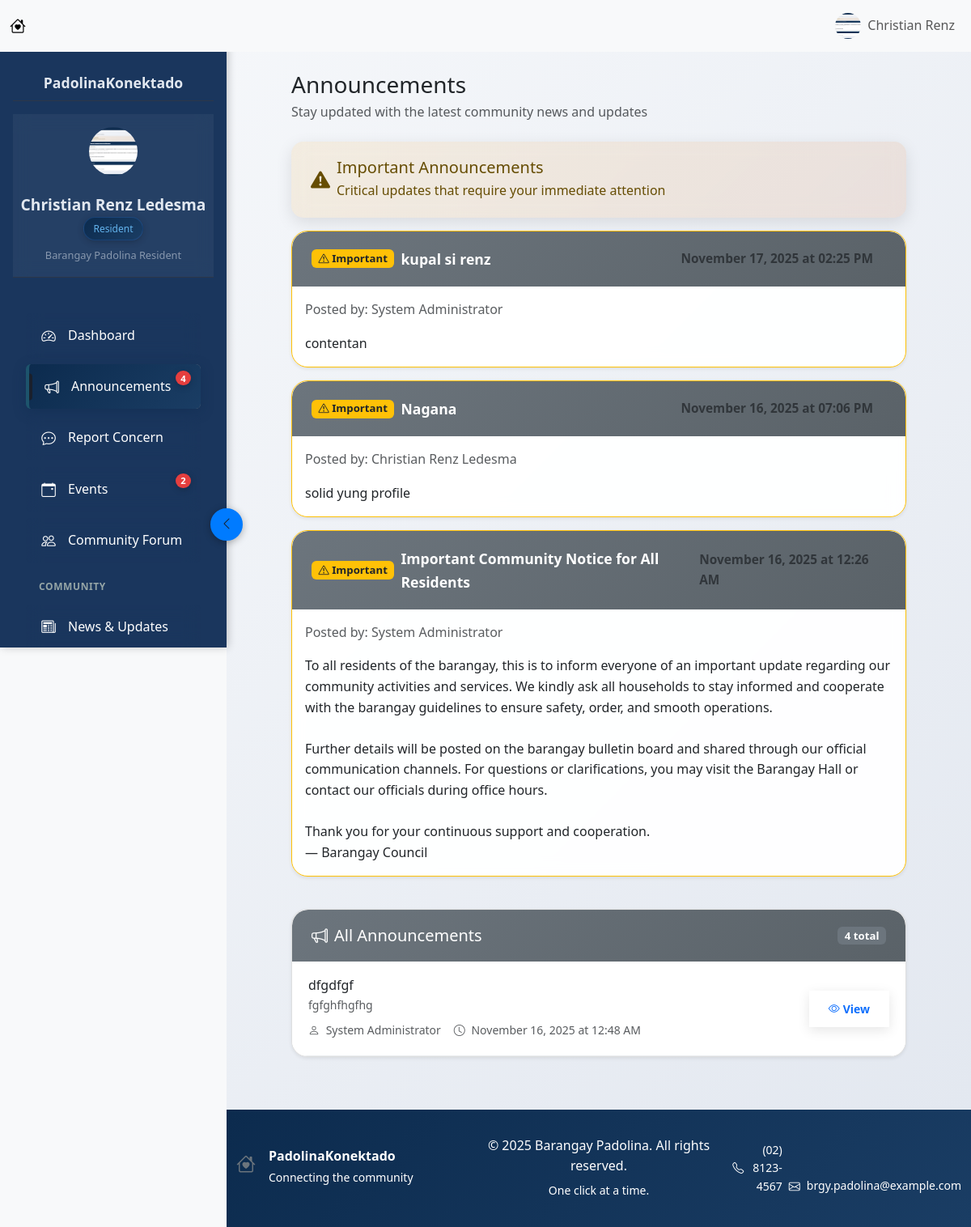
/announcements (signed in), run on the app's committed database.
### tables this page shows
CREATE TABLE users (
            id INTEGER PRIMARY KEY AUTOINCREMENT,
            username TEXT UNIQUE NOT NULL,
            email TEXT UNIQUE NOT NULL,
            password TEXT NOT NULL,
            first_name TEXT NOT NULL,
            last_name TEXT NOT NULL,
            user_type TEXT DEFAULT 'resident',
            address TEXT,
            phone TEXT,
            is_active BOOLEAN DEFAULT 1,
            created_at TIMESTAMP DEFAULT CURRENT_TIMESTAMP,
            updated_at TIMESTAMP DEFAULT CURRENT_TIMESTAMP,
            last_login TIMESTAMP
        , profile_picture TEXT);

CREATE TABLE announcements (
            id INTEGER PRIMARY KEY AUTOINCREMENT,
            title TEXT NOT NULL,
            content TEXT NOT NULL,
            author_id INTEGER,
            is_published BOOLEAN DEFAULT 1,
            is_important BOOLEAN DEFAULT 0,
            created_at TIMESTAMP DEFAULT CURRENT_TIMESTAMP,
            FOREIGN KEY (author_id) REFERENCES users (id)
        );

### app.py (the view)
@app.route('/announcements')
def announcements():
    if 'user_id' not in session:
        return redirect(url_for('login'))
    try:
        conn = get_db_connection()
        cursor = conn.cursor()
        cursor.execute("""
            SELECT a.*, u.first_name, u.last_name
            FROM announcements a
            LEFT JOIN users u ON a.author_id = u.id
            WHERE a.is_published = 1
            ORDER BY a.is_important DESC, a.created_at DESC
        """)
        announcements = cursor.fetchall()
    except Exception as e:
        print(f"Error: {e}")
        announcements = []
    finally:
        if 'conn' in locals():
            conn.close()
    return render_template('announcements.html', announcements=announcements)

### templates/announcements.html (shortened to what this page needs)
{% extends "base.html" %}
{% block content %}
<div class="container-fluid px-3 px-md-4 px-lg-5">
    <div class="d-flex flex-column flex-md-row justify-content-between align-items-start align-items-md-center mb-4 gap-3">
        <div class="flex-grow-1">
            <h1 class="h3 mb-1">Announcements</h1>
            <p class="text-muted mb-0">Stay updated with the latest community news and updates</p>
        </div>
    </div>
    {% if announcements %}
        {% set important_announcements = announcements|selectattr('is_important')|list %}
        {% if important_announcements %}
        <div class="row mb-4">
            <div class="col-12">
                <div class="alert alert-warning border-0 mb-3">
                    <div class="d-flex flex-column flex-md-row align-items-start align-items-md-center">
                        <i class="bi bi-exclamation-triangle-fill me-0 me-md-2 fs-4 mb-2 mb-md-0"></i>
                        <div class="text-center text-md-start">
                            <h5 class="alert-heading mb-1">Important Announcements</h5>
                            <p class="mb-0">Critical updates that require your immediate attention</p>
                        </div>
                    </div>
                </div>
                {% for announcement in important_announcements %}
                <div class="card border-warning mb-3">
                    <div class="card-header bg-warning bg-opacity-10 border-warning">
                        <div class="d-flex flex-column flex-md-row justify-content-between align-items-start align-items-md-center gap-2">
                            <div class="d-flex flex-column flex-md-row align-items-start align-items-md-center gap-2">
                                <span class="badge bg-warning text-dark">
                                    <i class="bi bi-exclamation-triangle"></i> Important
                                </span>
                                <strong class="text-break">{{ announcement.title }}</strong>
                            </div>
                            <div class="d-flex align-items-center ms-auto">
                                <small class="text-muted me-2 me-md-3">{{ announcement.created_at|format_datetime }}</small>
                            </div>
                        </div>
                    </div>
                    <div class="card-body">
                        <div class="d-flex flex-column flex-md-row justify-content-between align-items-start align-items-md-center mb-3">
                            <div class="mb-2 mb-md-0">
                                {% if announcement.first_name %}
                                <span class="text-muted">Posted by: {{ announcement.first_name }} {{ announcement.last_name }}</span>
                                {% else %}
                                <span class="text-muted">Posted by: System</span>
                                {% endif %}
                            </div>
                        </div>
                        <p class="card-text text-break">{{ announcement.content|replace('\n', '<br>')|safe }}</p>
                    </div>
                </div>
                {% endfor %}
            </div>
        </div>
        {% endif %}
        <div class="row">
            <div class="col-12">
                <div class="card">
                    <div class="card-header bg-light">
                        <div class="d-flex flex-column flex-md-row justify-content-between align-items-start align-items-md-center gap-2">
                            <h5 class="card-title mb-0">
                                <i class="bi bi-megaphone me-2"></i>All Announcements
                            </h5>
                            <span class="badge bg-primary">{{ announcements|length }} total</span>
                        </div>
                    </div>
                    <div class="card-body p-0">
                        <div class="list-group list-group-flush">
                            {% for announcement in announcements %}
                            {% if not announcement.is_important %}
                            <div class="list-group-item">
                                <div class="row align-items-center">
                                    <div class="col-12 col-md-8 mb-2 mb-md-0">
                                        <h6 class="mb-1 text-break">{{ announcement.title }}</h6>
                                        <p class="text-muted mb-2 small text-break">{{ announcement.content|truncate(150) }}</p>
                                        <div class="d-flex flex-column flex-sm-row align-items-start align-items-sm-center gap-1 gap-sm-3">
                                            <small class="text-muted">
                                                <i class="bi bi-person me-1"></i>
                                                {% if announcement.first_name %}
                                                {{ announcement.first_name }} {{ announcement.last_name }}
                                                {% else %}
                                                System
                                                {% endif %}
                                            </small>
                                            <small class="text-muted">
                                                <i class="bi bi-clock me-1"></i>
                                                {{ announcement.created_at|format_datetime }}
                                            </small>
                                        </div>
                                    </div>
                                    <div class="col-12 col-md-4 text-start text-md-end mt-2 mt-md-0">
                                        <div class="btn-group w-100 w-md-auto" role="group">
                                            <button class="btn btn-outline-primary btn-sm flex-grow-1 flex-md-grow-0" data-bs-toggle="modal"
                                                    data-bs-target="#viewModal{{ announcement.id }}">
                                                <i class="bi bi-eye me-1 d-none d-sm-inline"></i>View
                                            </button>
                                        </div>
                                    </div>
                                </div>
                            </div>
                            {% endif %}
                            {% endfor %}
                        </div>
                    </div>
                </div>
            </div>
        </div>
    {% endif %}
</div>
{% endblock %}

### templates/base.html (shortened to what this page needs)
<!DOCTYPE html>
<html lang="en">
<head>
    <link href="https://cdn.jsdelivr.net/npm/bootstrap@5.3.0/dist/css/bootstrap.min.css" rel="stylesheet">
    <link rel="stylesheet" href="https://cdn.jsdelivr.net/npm/bootstrap-icons@1.11.0/font/bootstrap-icons.css">
    <link rel="stylesheet" href="{{ url_for('static', filename='css/style.css') }}">
</head>
<body class="bg-light">
    <nav class="navbar navbar-expand-lg navbar-light bg-light fixed-top">
        <div class="container-fluid">
            <a class="navbar-brand fw-bold" href="{{ url_for('dashboard') }}">
                <i class="bi bi-house-heart"></i>
            </a>
            <div class="navbar-nav ms-auto">
                {% if session.user_id %}
                <li class="nav-item dropdown">
                    <a class="nav-link dropdown-toggle d-flex align-items-center" href="#" role="button" data-bs-toggle="dropdown">
                        <img src="{{ get_profile_picture_url(session.profile_picture) }}"
                             class="rounded-circle me-2" alt="Profile Picture" style="width: 32px; height: 32px; object-fit: cover;">
                        {{ session.first_name }}
                    </a>
                </li>
                {% endif %}
            </div>
        </div>
    </nav>
    {% if session.user_id %}
    <div class="desktop-sidebar" id="desktopSidebar">
        <div class="sidebar-content">
            <div class="sidebar-header">
                <div class="brand-text">PadolinaKonektado</div>
            </div>
            <div class="user-profile-section">
                <div class="position-relative d-inline-block">
                    <img src="{{ get_profile_picture_url(session.profile_picture) }}"
                         class="rounded-circle" alt="Profile Picture" style="width: 60px; height: 60px; object-fit: cover;">
                </div>
                <h6 class="user-name">{{ session.first_name }} {{ session.last_name }}</h6>
                <span class="user-badge user-{{ session.user_type }}">
                    {{ session.user_type|title }}
                </span>
                <p class="user-location">Barangay Padolina Resident</p>
            </div>
            <div class="sidebar-navigation">
                <ul class="nav nav-pills flex-column">
                    <li class="nav-item">
                        <a class="nav-link sidebar-link {% if request.endpoint == 'dashboard' %}active{% endif %}"
                            href="{{ url_for('dashboard') }}">
                            <i class="bi bi-speedometer2"></i>
                            <span>Dashboard</span>
                        </a>
                    </li>
                    <li class="nav-item">
                        <a class="nav-link sidebar-link {% if request.endpoint == 'announcements' %}active{% endif %}"
                            href="{{ url_for('announcements') }}">
                            <i class="bi bi-megaphone"></i>
                            <span>Announcements</span>
                            <span class="notification-badge">
                                {% if announcement_count and announcement_count > 0 %}
                                {{ announcement_count }}
                                {% endif %}
                            </span>
                        </a>
                    </li>
                    {% if session.user_type != 'admin' %}
                    <li class="nav-item">
                        <a class="nav-link sidebar-link {% if request.endpoint == 'report_concern' %}active{% endif %}"
                            href="{{ url_for('report_concern') }}">
                            <i class="bi bi-chat-dots"></i>
                            <span>Report Concern</span>
                        </a>
                    </li>
                    <li class="nav-item">
                        <a class="nav-link sidebar-link {% if request.endpoint == 'events' %}active{% endif %}"
                            href="{{ url_for('events') }}">
                            <i class="bi bi-calendar-event"></i>
                            <span>Events</span>
                            <span class="notification-badge">2</span>
                        </a>
                    </li>
                    <li class="nav-item">
                        <a class="nav-link sidebar-link {% if request.endpoint == 'community_forum' %}active{% endif %}"
                            href="{{ url_for('community_forum') }}">
                            <i class="bi bi-people"></i>
                            <span>Community Forum</span>
                        </a>
                    </li>
                    {% endif %}
                    <li class="nav-item section-header">
                        <span>Community</span>
                    </li>
                    <li class="nav-item">
                        <a class="nav-link sidebar-link {% if request.endpoint == 'news' %}active{% endif %}"
                            href="{{ url_for('news') }}">
                            <i class="bi bi-newspaper"></i>
                            <span>News & Updates</span>
                        </a>
                    </li>
                </ul>
            </div>
        </div>
    </div>
    <div class="sidebar-toggle" id="sidebarToggle">
        <i class="bi bi-chevron-left"></i>
    </div>
    {% endif %}
    <main class="main-content" id="mainContent">
        <div class="flash-messages">
        </div>
        <div class="content-wrapper">
            {% block content %}{% endblock %}
        </div>
    </main>
    <footer class="main-footer bg-light" id="mainFooter">
        <div class="container-fluid">
            <div class="row align-items-center py-3">
                <div class="col-12 col-md-4 text-center text-md-start mb-3 mb-md-0">
                    <div class="d-flex flex-column flex-md-row align-items-center align-items-md-start">
                        <div class="mb-2 mb-md-0 me-md-3">
                            <i class="bi bi-house-heart fs-4 text-primary"></i>
                        </div>
                        <div class="text-center text-md-start">
                            <h6 class="mb-1 fw-bold">PadolinaKonektado</h6>
                            <small class="text-muted" style="color: white !important;">Connecting the community</small>
                        </div>
                    </div>
                </div>
                <div class="col-12 col-md-4 text-center mb-3 mb-md-0">
                    <p class="mb-1">&copy; 2025 Barangay Padolina. All rights reserved.</p>
                    <small class="text-muted" style="color: white !important;">One click at a time.</small>
                </div>
                <div class="col-12 col-md-4 text-center text-md-end">
                    <div
                        class="d-flex flex-column flex-md-row justify-content-center justify-content-md-end align-items-center align-items-md-end gap-2">
                        <small class="d-flex align-items-center justify-content-center justify-content-md-end">
                            <i class="bi bi-telephone me-2"></i>
                            <span>(02) 8123-4567</span>
                        </small>
                        <small class="d-flex align-items-center justify-content-center justify-content-md-end">
                            <i class="bi bi-envelope me-2"></i>
                            <span>brgy.padolina@example.com</span>
                        </small>
                    </div>
                </div>
            </div>
        </div>
    </footer>
</body>
</html>

### data on the page
users: first_name "Christian Renz", last_name "Ledesma", user_type "Resident"
announcements: title "kupal si renz", created_at "November 17, 2025 at 02:25 PM", first_name "System", last_name "Administrator", content "contentan"
announcements: title "Nagana", created_at "November 16, 2025 at 07:06 PM", first_name "Christian Renz", last_name "Ledesma", content "solid yung profile"
announcements: title "Important Community Notice for All Residents", created_at "November 16, 2025 at 12:26 AM", first_name "System", last_name "Administrator", content "To all residents of the barangay, this is to inform everyone of an important update regarding our community activities and services. We kindly ask all households to stay informed and cooperate with the barangay guidelines to ensure safety, order, and smooth operations. Further details will be posted on the barangay bulletin board and shared through our official communication channels. For questions or clarifications, you may visit the Barangay Hall or contact our officials during office hours. Thank you for your continuous support and cooperation. — Barangay Council"
announcements: title "dfgdfgf", content "fgfghfhgfhg", first_name "System", last_name "Administrator", created_at "November 16, 2025 at 12:48 AM"

### other printed values
{{ announcement_count }} "4"
{{ announcements|length }} "4"
